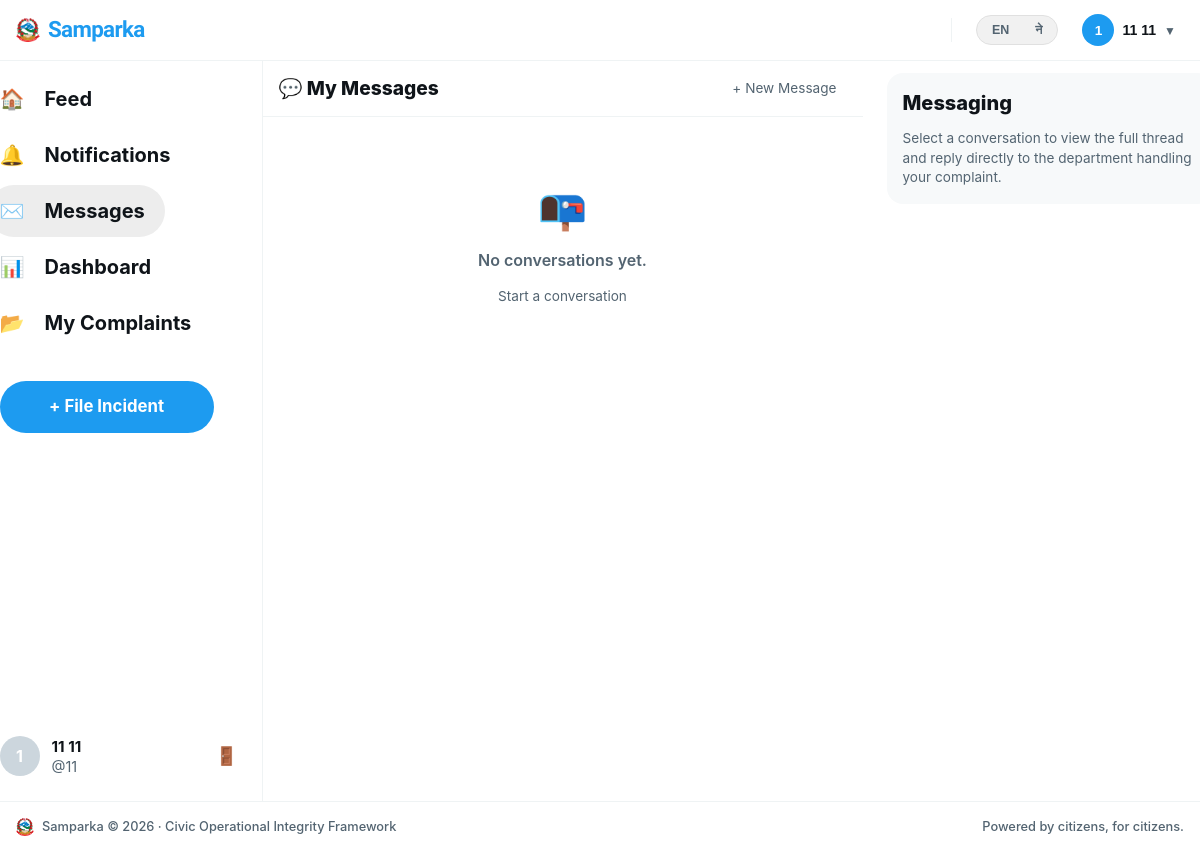
/messages/ (signed in), run on an earlier commit of the app's database.
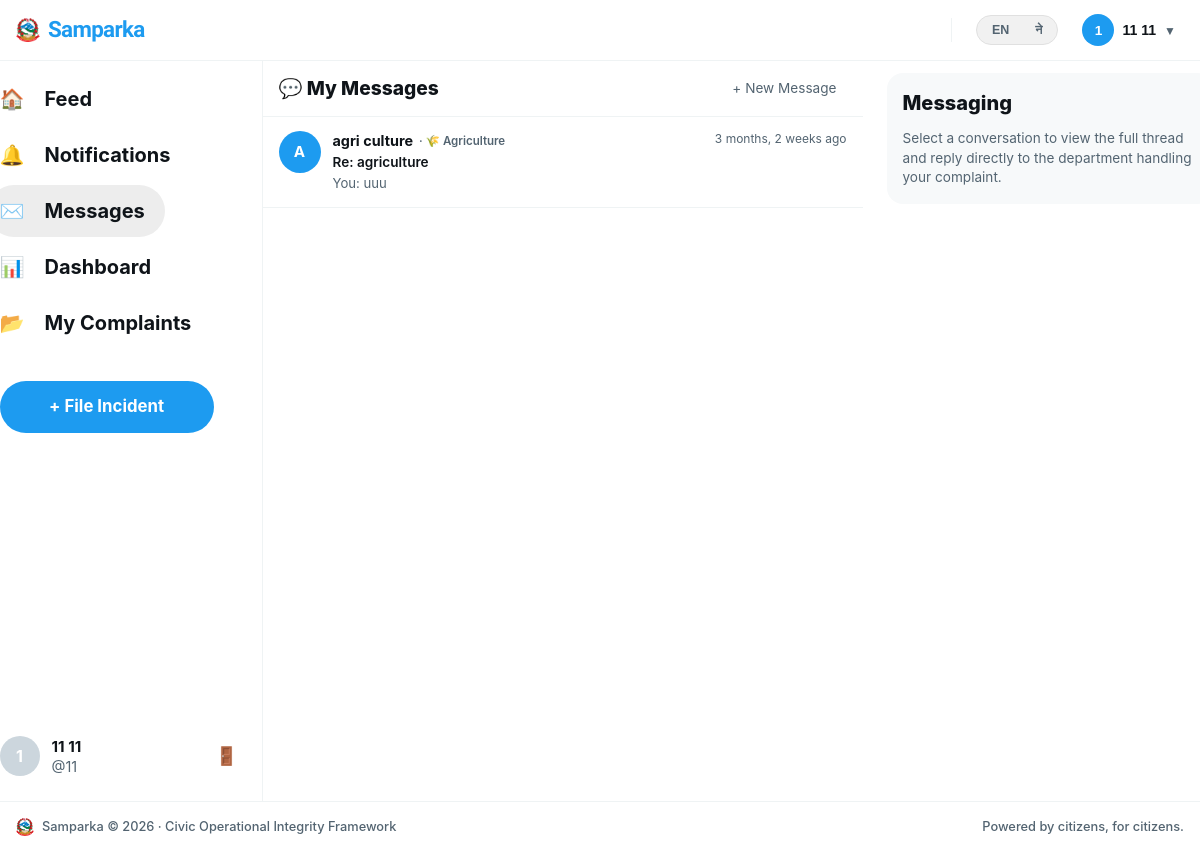
And on a later commit of the database.
### messaging/models.py (models this page shows, shortened)
class Conversation(models.Model):
    participant_citizen = models.ForeignKey(
        settings.AUTH_USER_MODEL,
        on_delete=models.CASCADE,
        related_name='citizen_conversations'
    )
    participant_staff = models.ForeignKey(
        settings.AUTH_USER_MODEL,
        on_delete=models.CASCADE,
        related_name='staff_conversations'
    )
    complaint = models.ForeignKey(
        'complaints.Complaint',
        on_delete=models.SET_NULL,
        null=True, blank=True,
        related_name='conversations'
    )
    subject = models.CharField(max_length=200, blank=True)
    is_closed = models.BooleanField(default=False)
    created_at = models.DateTimeField(auto_now_add=True)
    updated_at = models.DateTimeField(auto_now=True)
    class Meta:
        ordering = ['-updated_at']
    def unread_count_for(self, user):
        return self.messages.filter(is_read=False).exclude(sender=user).count()
    def last_message(self):
        return self.messages.order_by('-created_at').first()

class Message(models.Model):
    conversation = models.ForeignKey(
        Conversation,
        on_delete=models.CASCADE,
        related_name='messages'
    )
    sender = models.ForeignKey(
        settings.AUTH_USER_MODEL,
        on_delete=models.CASCADE,
        related_name='sent_messages'
    )
    body = models.TextField(max_length=2000)
    is_read = models.BooleanField(default=False)
    created_at = models.DateTimeField(auto_now_add=True)
    class Meta:
        ordering = ['created_at']

### accounts/models.py (models this page shows, shortened)
class User(AbstractUser):
    avatar = models.ImageField(upload_to='avatars/', null=True, blank=True)
    bio = models.TextField(max_length=300, blank=True)
    district = models.CharField(max_length=100, blank=True)
    ward = models.CharField(max_length=100, blank=True)
    phone = models.CharField(max_length=15, blank=True)
    is_verified = models.BooleanField(default=False)
    role = models.CharField(          # ← now inside the class
        max_length=20,
        choices=ROLE_CHOICES,
        default="user"
    )
    @property
    def display_name(self):
        if self.first_name:
            return f"{self.first_name} {self.last_name}".strip()
        return self.username

### departments/models.py (models this page shows, shortened)
class UserProfile(models.Model):
    user = models.OneToOneField(
        settings.AUTH_USER_MODEL,
        on_delete=models.CASCADE
    )
    department = models.ForeignKey(
        Department,
        on_delete=models.SET_NULL,
        null=True,
        blank=True
    )
    is_department_admin = models.BooleanField(
        default=False
    )
    created_at = models.DateTimeField(
        auto_now_add=True
    )

class Department(models.Model):
    name = models.CharField(
        max_length=100,
        unique=True
    )
    name_ne = models.CharField(
        max_length=100,
        blank=True,
        help_text='Nepali name of the department (optional)'
    )
    slug = models.SlugField(
        unique=True
    )
    description = models.TextField(
        blank=True
    )
    icon = models.CharField(
        max_length=50,
        default='🏛️',
        help_text='Emoji icon for the department'
    )
    color = models.CharField(
        max_length=7,
        default='#3B82F6',
        help_text='Hex color for department badge'
    )
    is_active = models.BooleanField(
        default=True
    )
    created_at = models.DateTimeField(
        auto_now_add=True
    )
    class Meta:
        ordering = ['name']
    @property
    def display_name(self):
        if get_language() == 'ne' and self.name_ne:
            return self.name_ne
        return self.name

### messaging/views.py (the view)
# urls.py: path('', views.inbox, name='inbox'),
@login_required
def inbox(request):
    user = request.user
    if (user.is_superuser or _is_dept_admin(user)):
        conversations = Conversation.objects.filter(
            participant_staff=user
        ).select_related(
            'participant_citizen', 'participant_staff', 'complaint'
        ).prefetch_related('messages').order_by('-updated_at')
        filter_closed = request.GET.get('closed', '')
        if filter_closed == '1':
            conversations = conversations.filter(is_closed=True)
        elif filter_closed == '0' or not filter_closed:
            conversations = conversations.filter(is_closed=False)
        search = request.GET.get('q', '').strip()
        if search:
            conversations = conversations.filter(
                Q(participant_citizen__username__icontains=search) |
                Q(subject__icontains=search) |
                Q(complaint__title__icontains=search)
            )
    else:
        conversations = Conversation.objects.filter(
            participant_citizen=user
        ).select_related('participant_staff', 'complaint').prefetch_related('messages').order_by('-updated_at')
    conv_list = []
    for conv in conversations:
        conv.unread = conv.unread_count_for(user)
        conv.last_msg = conv.last_message()
        conv_list.append(conv)
    total_unread = sum(c.unread for c in conv_list)
    return render(request, 'messaging/inbox.html', {
        'conversations': conv_list,
        'total_unread': total_unread,
        'is_staff': (user.is_superuser or _is_dept_admin(user)),
        'filter_closed': request.GET.get('closed', '0'),
        'search': request.GET.get('q', ''),
    })

### accounts/context_processors.py (called while the page is built)
def notifications(request):
    if request.user.is_authenticated:
        return {
            'unread_count': request.user.notifications.filter(is_read=False).count()
        }
    return {'unread_count': 0}

### messaging/views.py (called while the page is built)
def _is_dept_admin(user):
    try:
        return user.userprofile.is_department_admin
    except Exception:
        return False

### messaging/templates/messaging/inbox.html (shortened to what the changed rows need)
{% extends 'base.html' %}
{% load humanize %}
{% load i18n %}
{% block content %}
<div class="x-workspace-container">
  <main class="x-panel-center" style="border-right: none !important;">
    <div class="x-center-filter-row" style="display: flex; align-items: center; justify-content: space-between;">
      <div>
        <h2 style="font-size: 1.2rem; font-weight: 800; margin: 0; color: var(--text-main);">
          💬 {% if is_staff %}{% trans "All Conversations" %}{% else %}{% trans "My Messages" %}{% endif %}
        </h2>
      </div>
    </div>
    <div class="x-feed-stream-container">
      {% for conv in conversations %}
      <a href="{% url 'messaging:conversation' pk=conv.pk %}" class="x-conv-item {% if conv.unread > 0 %}unread{% endif %}">
        <div class="x-conv-avatar {% if conv.is_closed %}closed{% endif %}">
          {% if is_staff %}{{ conv.participant_citizen.username|first|upper }}{% else %}{{ conv.participant_staff.username|first|upper }}{% endif %}
        </div>
        <div class="x-conv-body">
          <div class="x-conv-top-row">
            <span class="x-conv-name">
              {% if is_staff %}{{ conv.participant_citizen.display_name }}{% else %}{{ conv.participant_staff.display_name }}{% endif %}
            </span>
            {% if not is_staff and conv.participant_staff.userprofile.department %}
              <span style="font-size: 0.72rem; color: var(--text-muted); font-weight: 600;">
                &middot; {{ conv.participant_staff.userprofile.department.icon }} {{ conv.participant_staff.userprofile.department.display_name }}
              </span>
            {% endif %}
          </div>
          <div class="x-conv-subject">{{ conv.subject|default:_("General Enquiry") }}</div>
          {% if conv.last_msg %}
          <div class="x-conv-preview">
            {% if conv.last_msg.sender == request.user %}{% trans "You:" %} {% endif %}{{ conv.last_msg.body }}
          </div>
          {% endif %}
        </div>
        <div class="x-conv-time">{{ conv.updated_at|naturaltime }}</div>
      </a>
      {% empty %}
      <div style="padding: 64px 16px; text-align: center; color: var(--text-muted);">
        <div style="font-size: 2.5rem; margin-bottom: 12px;">📭</div>
        <p style="font-weight: 600;">{% trans "No conversations yet." %}</p>
        {% if not is_staff %}
        <a href="{% url 'messaging:start' %}" class="x-pill-action-btn active" style="text-decoration:none; display:inline-block; margin-top: 10px; padding: 7px 16px;">{% trans "Start a conversation" %}</a>
        {% endif %}
      </div>
      {% endfor %}
    </div>
  </main>
</div>
{% endblock %}

What changed in the data, as far as the page shows it:
added Conversation: participant_staff.username|first "A", participant_staff.display_name "agri culture", participant_staff.userprofile.department.icon "🌾", participant_staff.userprofile.department.display_name "Agriculture", subject "Re: agriculture", last_msg.body "uuu", updated_at "3 months, 2 weeks ago"
Also different on the page:
text no longer shown: "📭 No conversations yet. Start a conversation"
